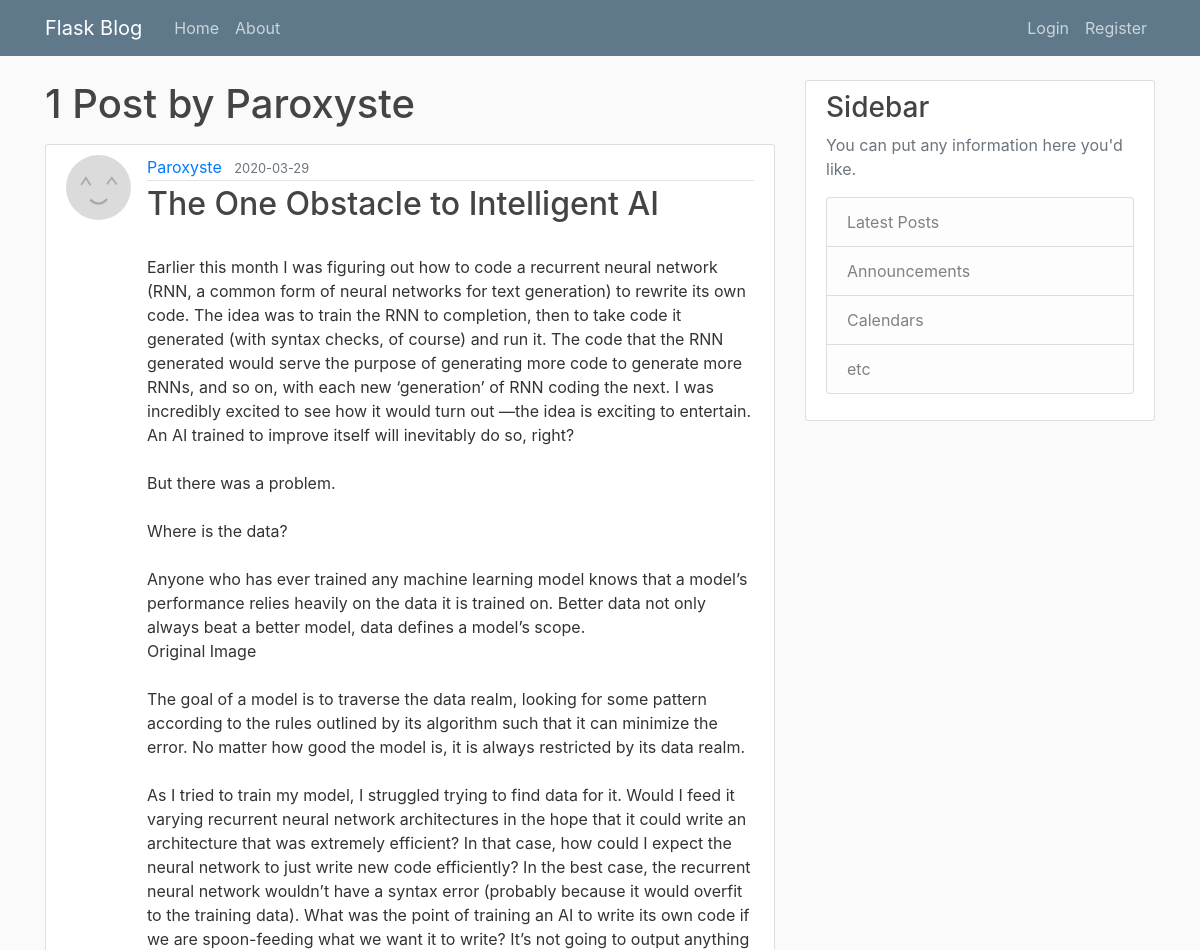
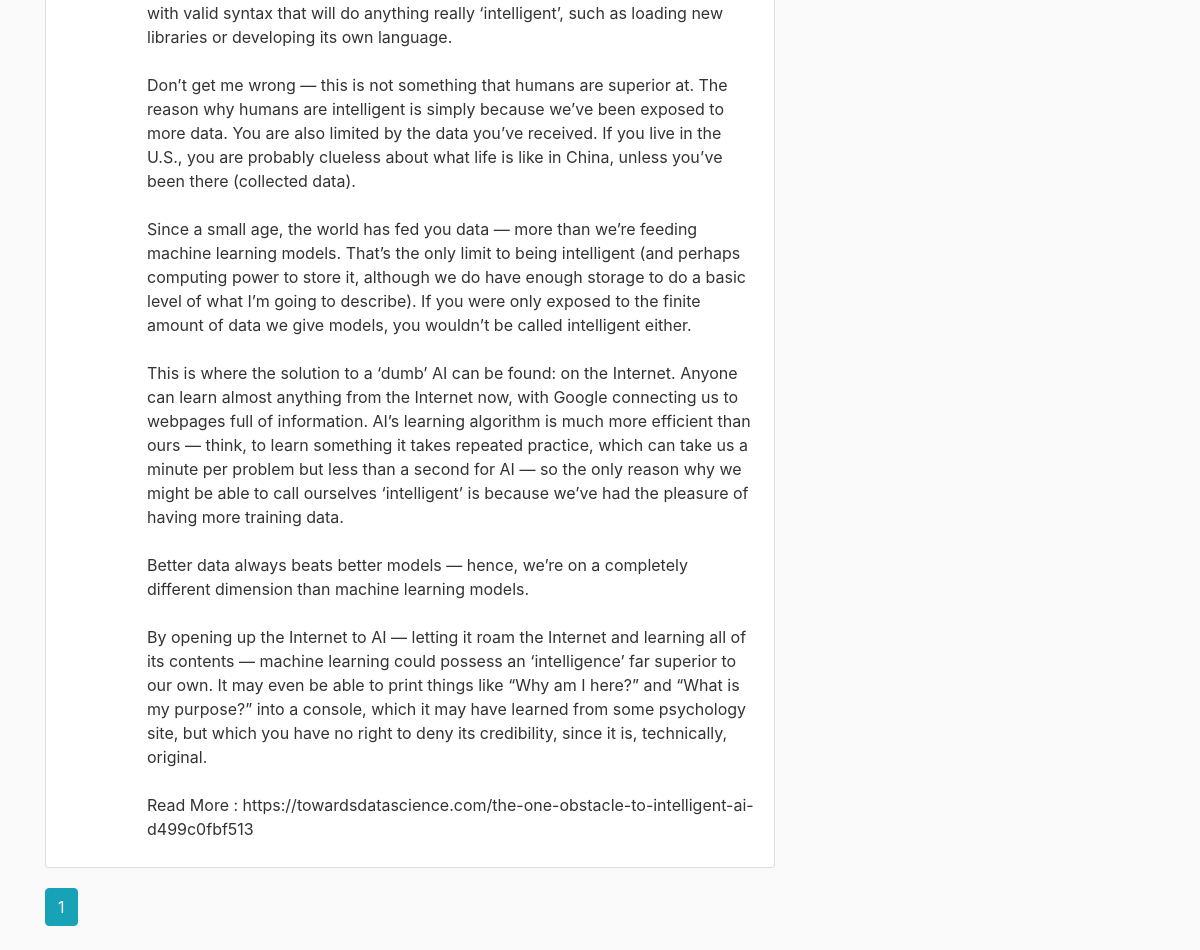
Screenshot of /user/Paroxyste with the database file from the repository (2 pictures, top to bottom).
### app/models.py (models this page shows, shortened)
class User(db.Model, UserMixin):
    id = db.Column(db.Integer,
                   primary_key = True)
    username = db.Column(db.String(20),
                         unique = True,
                         nullable = False)
    email = db.Column(db.String(120),
                      unique = True,
                      nullable = False)
    image_file = db.Column(db.String(20),
                           nullable = False,
                           default = 'default.jpg')
    password = db.Column(db.String(60),
                         nullable = False)
    posts = db.relationship('Post',
                            backref = 'author',
                            lazy = True)

class Post(db.Model):
    id = db.Column(db.Integer,
                   primary_key = True)
    title = db.Column(db.String(100),
                      nullable = False)
    date_posted = db.Column(db.DateTime,
                            nullable = False,
                            default = datetime.utcnow)
    content = db.Column(db.Text,
                        nullable = False)
    user_id = db.Column(db.Integer,
                        db.ForeignKey('user.id'), nullable = False)

### app/users/routes.py (the view)
@users.route("/user/<string:username>")
def user_posts(username):
    page = request.args.get('page', 1, type = int)
    user = User.query.filter_by(username = username).first_or_404()
    posts = Post.query.filter_by(author = user)\
                      .order_by(Post.date_posted.desc())\
                      .paginate(page = page, per_page = 5)
    return render_template('user_post.html',
                           posts = posts,
                           user  = user)

### app/templates/user_post.html
{% extends "layout.html" %}
{% block content %}
    <h1 class="mb-3">
        {% if posts.total <= 1 %}
            {{ posts.total }} Post by {{ user.username }}
        {% else %}
            {{ posts.total }} Posts by {{ user.username }}
        {% endif %}
    </h1>
    {% for post in posts.items %}
        <article class="media content-section">
            <img class="rounded-circle article-img"
                 src="{{ url_for('static', filename='profile_pics/' + post.author.image_file) }}" />
            <div class="media-body">
                <div class="article-metadata">
                    <a class="mr-2"
                       href="{{ url_for('users.user_posts', username = post.author.username) }}">
                        {{ post.author.username }}
                    </a>
                    <small class="text-muted">
                        {{ post.date_posted.strftime('%Y-%m-%d') }}
                    </small>
                </div>
                <h2>
                    <a class="article-title"
                       href="{{ url_for('posts.post', post_id=post.id) }}">
                        {{ post.title }}
                    </a>
                </h2>
                <p class="article-content">
                    {{ post.content }}
                </p>
            </div>
        </article>
    {% endfor %}
    {% for page_num in posts.iter_pages(left_edge=1, right_edge=1, left_current=1, right_current=2) %}
        {% if page_num %}
            {% if posts.page == page_num %}
                <a class="btn btn-info mb-4"
                   href="{{ url_for('users.user_posts', username=user.username, page=page_num) }}">
                    {{ page_num }}
                </a>
            {% else %}
                <a class="btn btn-outline-info mb-4"
                   href="{{ url_for('users.user_posts', username=user.username, page=page_num) }}">
                    {{ page_num }}
                </a>
            {% endif %}
        {% else %}
            ...
        {% endif %}
    {% endfor %}
{% endblock content %}

### app/templates/layout.html (shortened to what this page needs)
<!DOCTYPE html>
<html>
<head>
    <link rel="stylesheet"
          type="text/css"
          href="{{ url_for('static', filename='bootstrap.min.css') }}" />
    <link rel="stylesheet"
          type="text/css"
          href="{{ url_for('static', filename='style.css') }}" />
</head>
<body>
    <header class="site-header">
        <nav class="navbar navbar-expand-md navbar-dark bg-steel fixed-top">
            <div class="container">
                <a class="navbar-brand mr-4" href="/">Flask Blog</a>
                <div class="collapse navbar-collapse" id="navbarToggle">
                    <div class="navbar-nav mr-auto">
                        <a class="nav-item nav-link"
                           href="{{ url_for('main.home') }}">
                            Home
                        </a>
                        <a class="nav-item nav-link"
                           href="{{ url_for('main.about') }}">
                            About
                        </a>
                    </div>
                    <div class="navbar-nav">
                        {% if current_user.is_authenticated %}
                            <a class="nav-item nav-link"
                               href="{{ url_for('posts.new_post') }}">
                                New Post
                            </a>
                            <a class="nav-item nav-link"
                               href="{{ url_for('users.account') }}">
                               {{ current_user.username }}
                            </a>
                            <a class="nav-item nav-link"
                               href="{{ url_for('users.logout') }}">
                                Logout
                            </a>
                        {% else %}
                            <a class="nav-item nav-link"
                               href="{{ url_for('users.login') }}">
                                Login
                            </a>
                            <a class="nav-item nav-link"
                               href="{{ url_for('users.register') }}">
                                Register
                            </a>
                        {% endif %}
                    </div>
                </div>
            </div>
        </nav>
    </header>
    <main role="main" class="container">
        <div class="row">
            <div class="col-md-8">
                {% block content %}{% endblock %}
            </div>
            <div class="col-md-4">
                <div class="content-section">
                    <h3>Sidebar</h3>
                    <p class='text-muted'>You can put any information here you'd like.
                        <ul class="list-group">
                            <li class="list-group-item list-group-item-light">
                                Latest Posts
                            </li>
                            <li class="list-group-item list-group-item-light">
                                Announcements
                            </li>
                            <li class="list-group-item list-group-item-light">
                                Calendars
                            </li>
                            <li class="list-group-item list-group-item-light">
                                etc
                            </li>
                        </ul>
                    </p>
                </div>
            </div>
        </div>
    </main>
</body>
</html>

### app/static/style.css (style rules this page uses)
body { background: #fafafa; color: #333333; margin-top: 5rem; }
h1, h2, h3, h4, h5, h6 { color: #444444; }
.bg-steel { background-color: #5f788a; }
.site-header .navbar-nav .nav-link { color: #cbd5db; }
.content-section { background: #ffffff; padding: 10px 20px; border: 1px solid #dddddd; border-radius: 3px; margin-bottom: 20px; }
.article-title { color: #444444; }
.article-content { white-space: pre-line; }
.article-img { height: 65px; width: 65px; margin-right: 16px; }
.article-metadata { padding-bottom: 1px; margin-bottom: 4px; border-bottom: 1px solid #e3e3e3 }

### rows the page displays
User: username "Paroxyste"
Post: image_file (placeholder picture), author.username "Paroxyste", date_posted "2020-03-29", title "The One Obstacle to Intelligent AI", content "Earlier this month I was figuring out how to code a recurrent neural network (RNN, a common form of neural networks for text generation) to rewrite its own code. The idea was to train the RNN to completion, then to take code it generated (with syntax checks, of course) and run it. The code that the RNN generated would serve the purpose of generating more code to generate more RNNs, and so on, with each new ‘generation’ of RNN coding the next. I was incredibly excited to see how it would turn out —the idea is exciting to entertain. An AI trained to improve itself will inevitably do so, right? But there was a problem. Where is the data? Anyone who has ever trained any machine learning model…"

### other values shown
{{ posts.total }} "1"
{{ page_num }} "1"
